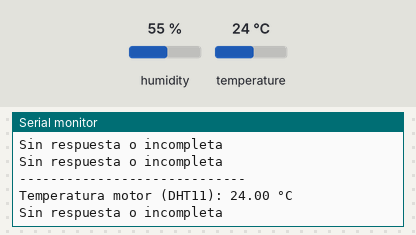
The sketch below on a simulated ESP32. Parts: the last lines printed to the serial monitor. The test bench sets the inputs (shaded band); at power-on: temperature 24 °C, humidity 55 %. WiFi joins after 1.5 s; servers stay silent unless stated.

Above: at 3.0 s.
3.1 s: temperature set to 29 °C
At 3.7 s:
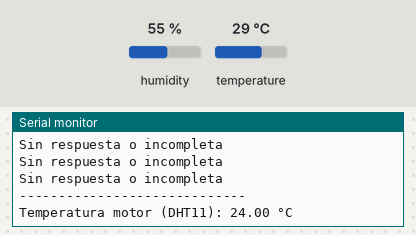
4.6 s: temperature set to 32 °C
At 5.8 s:
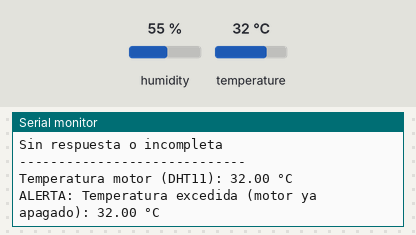

The sketch:

control_lectura_blynk.ino
```cpp
#define BLYNK_TEMPLATE_ID "TMPL2olaNJZQQ"
#define BLYNK_TEMPLATE_NAME "Monitoreo y control VFD"
#define BLYNK_AUTH_TOKEN "xI0sep6ubtMi6S735OHKaM-i9Nj6_bj_"

#include <WiFi.h>
#include <BlynkSimpleEsp32.h>
#include <HardwareSerial.h>
#include <DHT.h>

// ------------------ WiFi ------------------
char auth[] = BLYNK_AUTH_TOKEN;
const char* ssid = "HUAWEI-rR7E";
const char* pass = "s3SY9Gc8";
BlynkTimer timer;

// ================== CONFIG DHT11 (Temperatura simulada del motor) ==================
#define DHTPIN 4
#define DHTTYPE DHT11
DHT dht(DHTPIN, DHTTYPE);

const float TEMP_MAX_MOTOR = 30.0;  // Umbral de protección

// Intervalo de lectura del DHT11 (1 segundo)
unsigned long lastDhtRead = 0;
const unsigned long DHT_INTERVAL = 1000;  // 1 segundo

// ================== RS485 / VFD ==================
// Pin de control RS485
#define DE_RE_PIN 18  // DE & RE unidos controlados por GPIO18

// Usamos Serial2 para RS485 (GPIO16 como RX2, GPIO17 como TX2)
#define RS485_SERIAL Serial2

// Comandos básicos
byte start_cmd[] = {0x01, 0x03, 0x01, 0x01}; // RUN forward
byte stop_cmd[]  = {0x01, 0x03, 0x01, 0x08}; // STOP

const int MAX_RPM = 24000; // Máximo RPM de tu motor

// Comandos de lectura
byte readOutF[]   = {0x01, 0x04, 0x01, 0x01}; // Output Frequency
byte readOutA[]   = {0x01, 0x04, 0x01, 0x02}; // Output Current
byte readOutRPM[] = {0x01, 0x04, 0x01, 0x03}; // Output RPM

// Intervalo de lectura del VFD (1 segundo)
unsigned long lastReadTime = 0;

// ================== FLAGS / ESTADO ==================
bool debug = false;                 // Mostrar tramas HEX
bool lecturasHabilitadas   = true; // Lecturas del VFD (Hz, A, RPM)
bool tempLecturaHabilitada = true;  // Mostrar lectura de temperatura

bool motorEncendido = false;        // Para protección por sobretemperatura

// ================== VARIABLES PARA BLYNK ==================
float ultimaFrecuenciaHz = 0.0;
float ultimaCorrienteA   = 0.0;
float ultimaRPM          = 0.0;
float ultimaTempC        = 0.0;
String estadoSistema     = "Inicializando...";

// ================== PROTOTIPOS ==================
void procesarComando(String input);
void manejarTemperaturaMotor();
void readAndPrint(byte* cmd, const char* label, bool isCurrent, bool isRPM);
void setRPM(int rpm);
void sendRTUCommand(byte* data, int length);
uint16_t calculateCRC(byte* data, int length);
void enviarLecturasABlynk();

// ================== BLYNK: Text Input (V10) ==================
BLYNK_WRITE(V10) {
  String cmd = param.asStr();
  cmd.trim();
  if (cmd.length() == 0) return;

  Serial.print("Comando desde Blynk: ");
  Serial.println(cmd);

  procesarComando(cmd);

  estadoSistema = "Último cmd: " + cmd;
  Blynk.virtualWrite(V20, estadoSistema);
}

// ================== BLYNK: Conectado ==================
BLYNK_CONNECTED() {
  estadoSistema = "Conectado a Blynk";
  Blynk.virtualWrite(V20, estadoSistema);
}

// ================== ENVÍO PERIÓDICO A BLYNK ==================
void enviarLecturasABlynk() {
  // Gauges
  Blynk.virtualWrite(V0, ultimaCorrienteA);   // Corriente (Double)
  Blynk.virtualWrite(V1, (int)ultimaRPM);     // RPM (Integer)
  Blynk.virtualWrite(V2, ultimaTempC);        // Temperatura (Double)
  Blynk.virtualWrite(V3, ultimaFrecuenciaHz); // Frecuencia (Double)

  // Label de estado
  Blynk.virtualWrite(V20, estadoSistema);
}

// ================== SETUP ==================
void setup() {
  Serial.begin(115200);

  pinMode(DE_RE_PIN, OUTPUT);
  digitalWrite(DE_RE_PIN, LOW); // Modo recepción por defecto

  // Inicializar Serial2 para RS485
  RS485_SERIAL.begin(9600, SERIAL_8N1, 16, 17); // RX2=GPIO16, TX2=GPIO17

  // Inicializar DHT11
  dht.begin();

  // Conectar a WiFi + Blynk
  Blynk.begin(auth, ssid, pass);

  // Timer: enviar lecturas a Blynk cada 1 segundo
  timer.setInterval(1000L, enviarLecturasABlynk);

  Serial.println("Comandos disponibles (Serial o Blynk V10):");
  Serial.println("ON          -> Encender motor");
  Serial.println("OFF         -> Apagar motor");
  Serial.println("RPM XXX     -> Establecer revoluciones (ej: RPM 12000)");
  Serial.println("READ ON     -> Habilitar lecturas VFD (Hz, A, RPM)");
  Serial.println("READ OFF    -> Deshabilitar lecturas VFD");
  Serial.println("TEMP ON     -> Mostrar temperatura DHT11");
  Serial.println("TEMP OFF    -> Ocultar temperatura DHT11 (la protección sigue activa)");
  Serial.println("DEBUG ON    -> Mostrar tramas HEX");
  Serial.println("DEBUG OFF   -> Ocultar tramas HEX");
  Serial.print("RPM máximo: ");
  Serial.println(MAX_RPM);
  Serial.print("Umbral temperatura motor: ");
  Serial.print(TEMP_MAX_MOTOR);
  Serial.println(" °C");

  estadoSistema = "Sistema iniciado";
}

// ================== LOOP ==================
void loop() {
  Blynk.run();
  timer.run();

  // --- Comandos desde el monitor serie ---
  if (Serial.available() > 0) {
    String input = Serial.readStringUntil('\n');
    input.trim();
    procesarComando(input);
  }

  // --- Lecturas automáticas del VFD cada 1s (si están habilitadas) ---
  if (lecturasHabilitadas && (millis() - lastReadTime > 1000)) { // 1 segundo
    lastReadTime = millis();
    readAndPrint(readOutF,   "Frecuencia salida (Hz): ", false, false);
    delay(10);
    readAndPrint(readOutA,   "Corriente salida (A): ",  true,  false);
    delay(10);
    readAndPrint(readOutRPM, "RPM salida: ",             false, true);
    delay(10);
    Serial.println("-----------------------------");
  }

  // --- Manejo de temperatura del motor cada 1s ---
  if (millis() - lastDhtRead > DHT_INTERVAL) {  // 1 segundo
    lastDhtRead = millis();
    manejarTemperaturaMotor();
  }
}

// ================== PROCESAR COMANDO (Serial + Blynk) ==================
void procesarComando(String input) {
  if (input.equalsIgnoreCase("ON")) {
    sendRTUCommand(start_cmd, sizeof(start_cmd));
    motorEncendido = true;
    Serial.println("Encendiendo motor...");
    estadoSistema = "Motor encendido";
  }
  else if (input.equalsIgnoreCase("OFF")) {
    sendRTUCommand(stop_cmd, sizeof(stop_cmd));
    motorEncendido = false;
    Serial.println("Apagando motor...");
    estadoSistema = "Motor apagado";
  }
  else if (input.startsWith("RPM")) {
    int spaceIndex = input.indexOf(' ');
    if (spaceIndex != -1) {
      int rpmValue = input.substring(spaceIndex + 1).toInt();
      if (rpmValue > MAX_RPM) {
        Serial.print("Error: RPM máximo permitido es ");
        Serial.println(MAX_RPM);
        estadoSistema = "Error: RPM > MAX";
      } else {
        setRPM(rpmValue);
        estadoSistema = "RPM objetivo: " + String(rpmValue);
      }
    }
  }
  else if (input.equalsIgnoreCase("READ ON")) {
    lecturasHabilitadas = true;
    Serial.println("Lecturas periódicas del VFD HABILITADAS.");
    estadoSistema = "Lecturas VFD ON";
  }
  else if (input.equalsIgnoreCase("READ OFF")) {
    lecturasHabilitadas = false;
    Serial.println("Lecturas periódicas del VFD DESHABILITADAS.");
    estadoSistema = "Lecturas VFD OFF";
  }
  else if (input.equalsIgnoreCase("TEMP ON")) {
    tempLecturaHabilitada = true;
    Serial.println("Lectura de temperatura DHT11 HABILITADA.");
    estadoSistema = "Temp ON";
  }
  else if (input.equalsIgnoreCase("TEMP OFF")) {
    tempLecturaHabilitada = false;
    Serial.println("Lectura de temperatura DHT11 DESHABILITADA (la protección sigue activa).");
    estadoSistema = "Temp OFF (protección activa)";
  }
  else if (input.equalsIgnoreCase("DEBUG ON")) {
    debug = true;
    Serial.println("DEBUG habilitado (se mostrarán tramas HEX).");
    estadoSistema = "DEBUG ON";
  }
  else if (input.equalsIgnoreCase("DEBUG OFF")) {
    debug = false;
    Serial.println("DEBUG deshabilitado.");
    estadoSistema = "DEBUG OFF";
  }
}

// ================== Manejo de temperatura y protección ==================
void manejarTemperaturaMotor() {
  float temp = dht.readTemperature(); // °C

  if (isnan(temp)) {
    if (tempLecturaHabilitada) {
      Serial.println("Error al leer el DHT11 (temperatura no válida).");
    }
    return;
  }

  ultimaTempC = temp;  // Para Blynk

  if (tempLecturaHabilitada) {
    Serial.print("Temperatura motor (DHT11): ");
    Serial.print(temp);
    Serial.println(" °C");
  }

  // Protección por sobretemperatura
  if (temp > TEMP_MAX_MOTOR) {
    if (motorEncendido) {
      sendRTUCommand(stop_cmd, sizeof(stop_cmd));
      motorEncendido = false;

      Serial.print("ALERTA: Motor detenido. Temperatura excedida: ");
      Serial.print(temp);
      Serial.println(" °C");

      estadoSistema = "ALERTA: Motor detenido por alta temp";
    } else {
      Serial.print("ALERTA: Temperatura excedida (motor ya apagado): ");
      Serial.print(temp);
      Serial.println(" °C");
      estadoSistema = "ALERTA: Alta temp (motor OFF)";
    }
  }
}

// ================== Lectura de registros del VFD ==================
void readAndPrint(byte* cmd, const char* label, bool isCurrent, bool isRPM) {
  while (RS485_SERIAL.available()) RS485_SERIAL.read(); // limpiar buffer
  sendRTUCommand(cmd, 4);

  unsigned long start = millis();
  byte resp[8];
  int idx = 0;

  // Timeout reducido: 100 ms en vez de 200 ms
  while ((millis() - start) < 100) {
    if (RS485_SERIAL.available()) {
      byte b = RS485_SERIAL.read();
      if (idx == 0 && b != 0x01) continue; // esperar inicio
      resp[idx++] = b;
      if (idx >= 7) break;
    }
  }

  if (idx >= 7) {
    uint16_t value = (resp[4] << 8) | resp[5];
    float result;
    if (isCurrent) result = value / 10.0;
    else if (isRPM) result = value;      // ya está en RPM
    else           result = value / 100.0; // frecuencia en Hz

    Serial.print(label);
    Serial.println(result, 2);

    // Guardar para Blynk
    if (isCurrent)      ultimaCorrienteA   = result;
    else if (isRPM)     ultimaRPM          = result;
    else                ultimaFrecuenciaHz = result;

    if (debug) {
      Serial.print("Respuesta HEX: ");
      for (int i = 0; i < idx; i++) {
        Serial.print(resp[i], HEX);
        Serial.print(" ");
      }
      Serial.println();
    }
  } else {
    Serial.println("Sin respuesta o incompleta");
  }
}

// ================== Setear RPM (cambia frecuencia) ==================
void setRPM(int rpm) {
  float frequencyHz = rpm / 60.0;
  uint16_t value = frequencyHz * 100;   // según escala de tu VFD

  byte freqCommand[5] = {0x01, 0x05, 0x02, highByte(value), lowByte(value)};
  sendRTUCommand(freqCommand, 5);

  Serial.print("RPM objetivo: ");
  Serial.println(rpm);
}

// ================== Enviar comando MODBUS RTU ==================
void sendRTUCommand(byte* data, int length) {
  uint16_t crc = calculateCRC(data, length);

  // Activar modo transmisión
  digitalWrite(DE_RE_PIN, HIGH);
  delayMicroseconds(500);

  // Enviar datos
  for (int i = 0; i < length; i++) {
    RS485_SERIAL.write(data[i]);
  }
  RS485_SERIAL.write(lowByte(crc));
  RS485_SERIAL.write(highByte(crc));

  RS485_SERIAL.flush(); // Esperar a que se envíen todos los datos
  delayMicroseconds(500);

  // Volver a modo recepción
  digitalWrite(DE_RE_PIN, LOW);
}

// ================== Cálculo de CRC ==================
uint16_t calculateCRC(byte* data, int length) {
  uint16_t crc = 0xFFFF;
  for (int pos = 0; pos < length; pos++) {
    crc ^= (uint16_t)data[pos];
    for (int i = 0; i < 8; i++) {
      if (crc & 0x0001) {
        crc >>= 1;
        crc ^= 0xA001;
      } else {
        crc >>= 1;
      }
    }
  }
  return crc;
}
```

Measured:
- the behaviour switches between 30 and 31 °C on temperature (found by bisection; images 1 and 2)
- after the input at 4.6 s, the serial monitor: prints a new line after 0.60 s (image 2)
